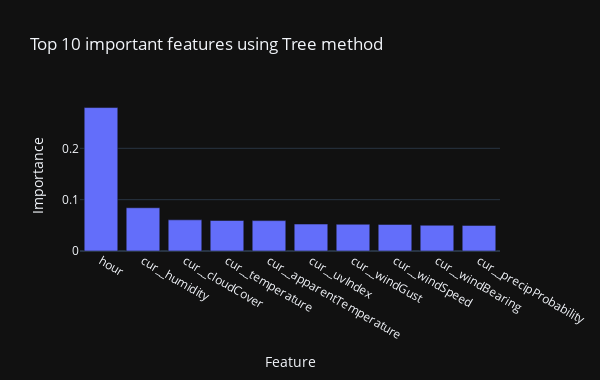

Notebook code cell kept with this figure:
### Markdown cell above
#### Feature importance

You can get the feature importance of each feature of your dataset by using the feature importance property of the model.

Feature importance gives you a score for each feature of your data, the higher the score more important or relevant is the feature towards your output variable.

Feature importance is an inbuilt class that comes with Tree Based Classifiers, we will be using Extra Tree Classifier for extracting the top 10 features for the dataset.

### Code cell
# import necessary libraries
from sklearn.ensemble import ExtraTreesRegressor

# add a few extra features to the weather features
use_cols = ['hour', 'n_month', 'day_of_week', 'is_weekend_day'] + inspect_cols_flat
X = merged[use_cols]
y = merged['obs_count']

# extract feature importances from the Regressor
model = ExtraTreesRegressor()
_ = model.fit(X, y)

# import features and importances into a dataframe
top10 = pd.DataFrame([dict(zip(X.columns, model.feature_importances_))]).T.reset_index().sort_values(0, ascending=False).head(10)
top10.columns = ['Feature', 'Importance']

# visualize feature importances
px.bar(top10, x='Feature', y='Importance', width=600, height=380, title='Top 10 important features using Tree method')

### Figure 1 — Plotly figure (JSON) as saved in the notebook; plotly's stock layout.template omitted (floating-point values rounded to 4 significant figures)
{"data": [{"alignmentgroup": "True", "hovertemplate": "Feature=%{x}<br>Importance=%{y}<extra></extra>", "legendgroup": "", "marker": {"color": "#636efa"}, "name": "", "offsetgroup": "", "orientation": "v", "showlegend": false, "textposition": "auto", "type": "bar", "x": ["hour", "cur__humidity", "cur__cloudCover", "cur__temperature", "cur__apparentTemperature", "cur__uvIndex", "cur__windGust", "cur__windSpeed", "cur__windBearing", "cur__precipProbability"], "xaxis": "x", "y": [0.2794, 0.08424, 0.06069, 0.0594, 0.05918, 0.05249, 0.0521, 0.05178, 0.0502, 0.04991], "yaxis": "y"}], "layout": {"barmode": "relative", "height": 380, "legend": {"tracegroupgap": 0}, "title": {"text": "Top 10 important features using Tree method"}, "width": 600, "xaxis": {"anchor": "y", "autorange": true, "domain": [0, 1], "range": [-0.5, 9.5], "title": {"text": "Feature"}, "type": "category"}, "yaxis": {"anchor": "x", "autorange": true, "domain": [0, 1], "range": [0, 0.2941], "title": {"text": "Importance"}, "type": "linear"}}}
